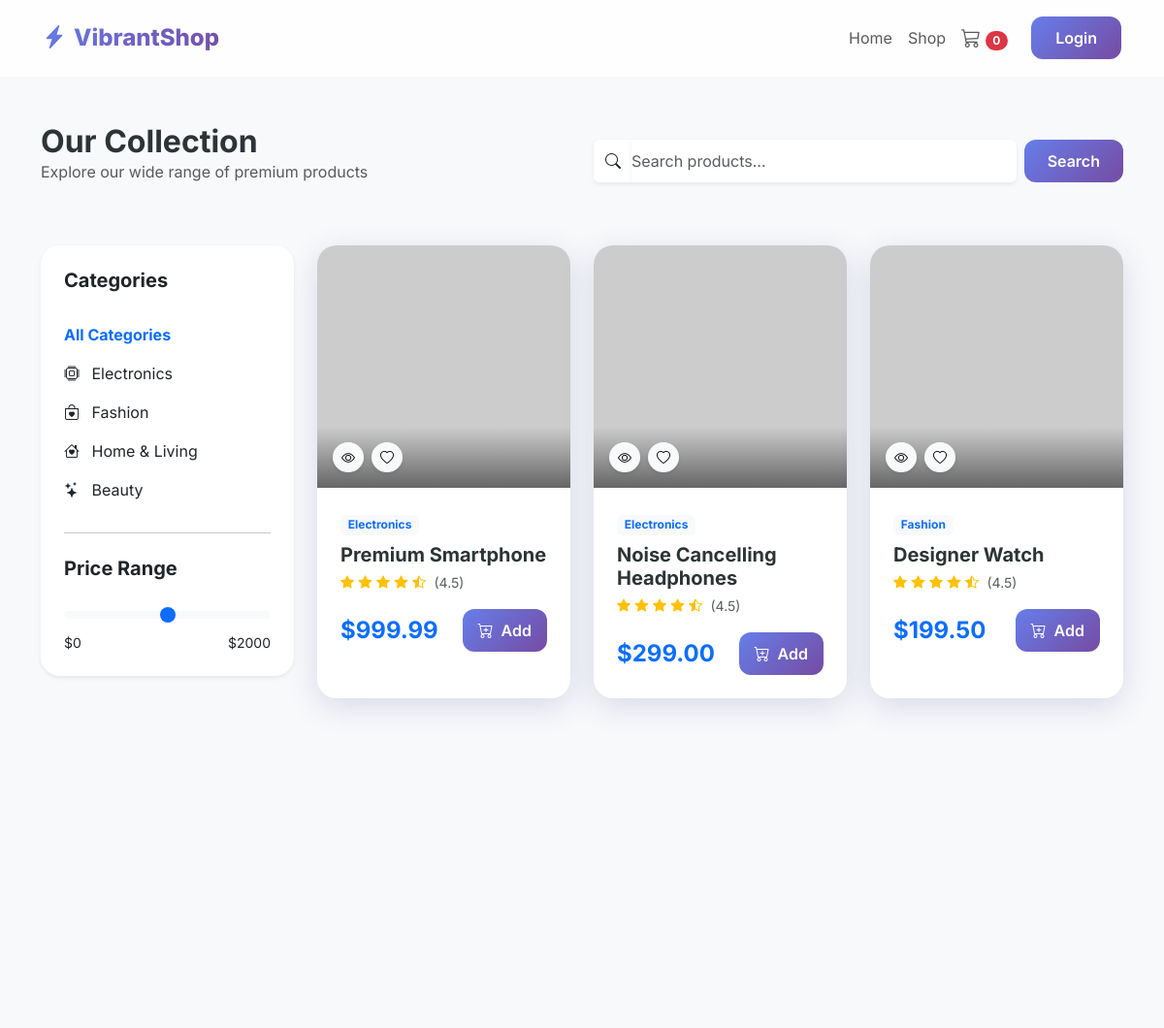
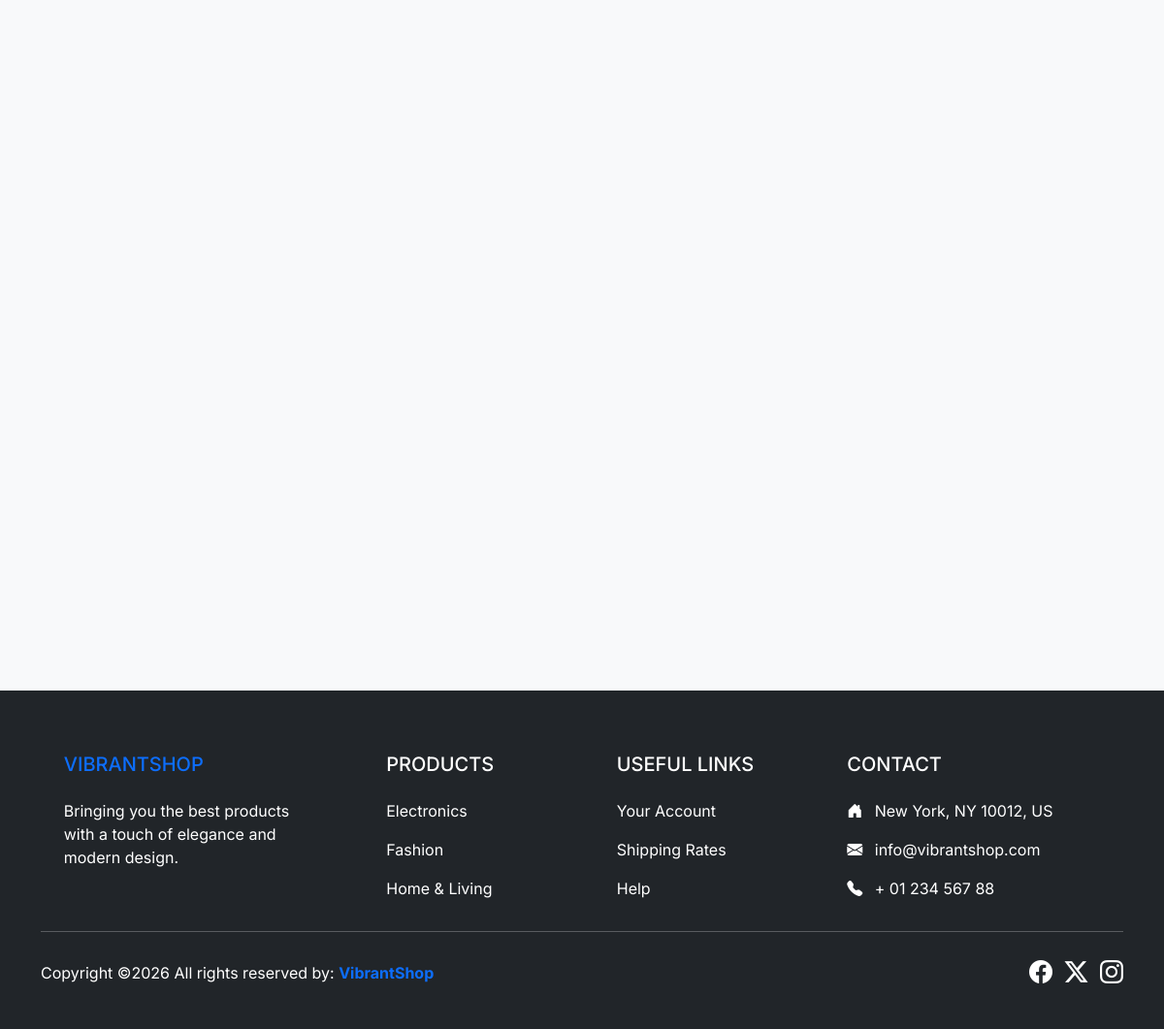
/products.php, run on the app's committed database (2 pictures, top to bottom).
### tables this page shows
CREATE TABLE IF NOT EXISTS categories (
    id INT AUTO_INCREMENT PRIMARY KEY,
    name VARCHAR(100) NOT NULL,
    icon VARCHAR(50)  
);

CREATE TABLE IF NOT EXISTS products (
    id INT AUTO_INCREMENT PRIMARY KEY,
    name VARCHAR(255) NOT NULL,
    description TEXT,
    price DECIMAL(10, 2) NOT NULL,
    stock INT NOT NULL DEFAULT 0,
    category_id INT,
    image VARCHAR(255),
    created_at TIMESTAMP DEFAULT CURRENT_TIMESTAMP,
    FOREIGN KEY (category_id) REFERENCES categories(id) ON DELETE SET NULL
);

### products.php (the view, shortened to what this page needs)
<?php
require_once 'includes/db_connect.php';
require_once 'includes/header.php';
$cat_query = "SELECT * FROM categories";
$cat_result = mysqli_query($conn, $cat_query);
$search = isset($_GET['search']) ? mysqli_real_escape_string($conn, $_GET['search']) : '';
$category_filter = isset($_GET['category']) ? (int)$_GET['category'] : 0;
$where_sql = "";
$prod_query = "SELECT p.*, c.name as cat_name FROM products p JOIN categories c ON p.category_id = c.id $where_sql";
$prod_result = mysqli_query($conn, $prod_query);
?>
<div class="container py-5">
    <div class="row mb-5 align-items-center">
        <div class="col-md-6">
            <h1 class="fw-bold fs-2 mb-0">Our Collection</h1>
            <p class="text-muted">Explore our wide range of premium products</p>
        </div>
        <div class="col-md-6">
            <form action="products.php" method="GET" class="d-flex gap-2">
                <div class="input-group">
                    <span class="input-group-text bg-white border-0 shadow-sm"><i class="bi bi-search"></i></span>
                    <input type="text" name="search" class="form-control border-0 shadow-sm ps-0" placeholder="Search products..." value="<?php echo htmlspecialchars($search); ?>">
                </div>
                <button type="submit" class="btn btn-custom px-4">Search</button>
            </form>
        </div>
    </div>
    <div class="row">
        <div class="col-lg-3 mb-4">
            <div class="card border-0 shadow-sm p-4" style="border-radius: 20px;">
                <h5 class="fw-bold mb-4">Categories</h5>
                <div class="list-group list-group-flush">
                    <a href="products.php" class="list-group-item list-group-item-action border-0 px-0 <?php echo $category_filter == 0 ? 'fw-bold text-primary' : ''; ?>">
                        All Categories
                    </a>
                    <?php while($cat = mysqli_fetch_assoc($cat_result)): ?>
                        <a href="products.php?category=<?php echo $cat['id']; ?>&search=<?php echo urlencode($search); ?>" class="list-group-item list-group-item-action border-0 px-0 <?php echo $category_filter == $cat['id'] ? 'fw-bold text-primary' : ''; ?>">
                            <i class="bi <?php echo $cat['icon']; ?> me-2"></i> <?php echo $cat['name']; ?>
                        </a>
                    <?php endwhile; ?>
                </div>
                <hr class="my-4">
                <h5 class="fw-bold mb-4">Price Range</h5>
                <form>
                    <input type="range" class="form-range" min="0" max="2000" id="priceRange">
                    <div class="d-flex justify-content-between">
                        <span class="small">$0</span>
                        <span class="small">$2000</span>
                    </div>
                </form>
            </div>
        </div>
        <div class="col-lg-9">
            <div class="row g-4">
                <?php if(mysqli_num_rows($prod_result) > 0): ?>
                    <?php while($prod = mysqli_fetch_assoc($prod_result)): ?>
                    <div class="col-md-4">
                        <div class="product-card">
                            <div class="position-relative overflow-hidden">
                                <a href="product-details.php?id=<?php echo $prod['id']; ?>">
                                    <img src="https://via.placeholder.com/400x400" alt="<?php echo $prod['name']; ?>" class="product-image w-100">
                                </a>
                                <div class="position-absolute bottom-0 start-0 p-3 w-100" style="background: linear-gradient(to top, rgba(0,0,0,0.5), transparent);">
                                    <div class="d-flex gap-2">
                                        <button class="btn btn-light btn-sm rounded-circle shadow-sm" title="Quick View"><i class="bi bi-eye"></i></button>
                                        <button class="btn btn-light btn-sm rounded-circle shadow-sm" title="Wishlist"><i class="bi bi-heart"></i></button>
                                    </div>
                                </div>
                            </div>
                            <div class="product-details">
                                <span class="badge bg-light text-primary mb-2"><?php echo $prod['cat_name']; ?></span>
                                <h5 class="fw-bold mb-1"><?php echo $prod['name']; ?></h5>
                                <div class="mb-3">
                                    <i class="bi bi-star-fill text-warning small"></i>
                                    <i class="bi bi-star-fill text-warning small"></i>
                                    <i class="bi bi-star-fill text-warning small"></i>
                                    <i class="bi bi-star-fill text-warning small"></i>
                                    <i class="bi bi-star-half text-warning small"></i>
                                    <span class="text-muted small ms-1">(4.5)</span>
                                </div>
                                <div class="d-flex justify-content-between align-items-center">
                                    <span class="fs-4 fw-bold text-primary">$<?php echo $prod['price']; ?></span>
                                    <button onclick="addToCart(<?php echo $prod['id']; ?>)" class="btn btn-custom px-3">
                                        <i class="bi bi-cart-plus me-1"></i> Add
                                    </button>
                                </div>
                            </div>
                        </div>
                    </div>
                    <?php endwhile; ?>
                <?php endif; ?>
            </div>
        </div>
    </div>
</div>
<?php require_once 'includes/footer.php'; ?>

### includes/header.php (shortened to what this page needs)
<!DOCTYPE html>
<html lang="en">
<head>
    <link href="https://cdn.jsdelivr.net/npm/bootstrap@5.3.0/dist/css/bootstrap.min.css" rel="stylesheet">
    <link rel="stylesheet" href="https://cdn.jsdelivr.net/npm/bootstrap-icons@1.11.1/font/bootstrap-icons.css">
    <link rel="stylesheet" href="<?php echo SITE_URL; ?>/assets/css/style.css">
</head>
<body>
<nav class="navbar navbar-expand-lg sticky-top">
    <div class="container">
        <a class="navbar-brand" href="<?php echo SITE_URL; ?>/index.php">
            <i class="bi bi-lightning-charge-fill me-2"></i><?php echo SITE_NAME; ?>
        </a>
        <div class="collapse navbar-collapse" id="navbarNav">
            <ul class="navbar-nav ms-auto align-items-center">
                <li class="nav-item">
                    <a class="nav-link" href="<?php echo SITE_URL; ?>/index.php">Home</a>
                </li>
                <li class="nav-item">
                    <a class="nav-link" href="<?php echo SITE_URL; ?>/products.php">Shop</a>
                </li>
                <li class="nav-item">
                    <a class="nav-link" href="<?php echo SITE_URL; ?>/cart.php">
                        <i class="bi bi-cart3 fs-5"></i>
                        <span class="badge rounded-pill bg-danger" id="cart-count">0</span>
                    </a>
                </li>
                <?php if(isset($_SESSION['user_id'])): ?>
                    <li class="nav-item dropdown">
                        <a class="nav-link dropdown-toggle" href="#" role="button" data-bs-toggle="dropdown">
                            <i class="bi bi-person-circle fs-5"></i>
                        </a>
                        <ul class="dropdown-menu dropdown-menu-end shadow-sm">
                            <li><a class="dropdown-item" href="<?php echo SITE_URL; ?>/order-history.php">Orders</a></li>
                            <?php if($_SESSION['role'] == 'admin'): ?>
                                <li><a class="dropdown-item" href="<?php echo SITE_URL; ?>/admin/dashboard.php">Admin Panel</a></li>
                            <?php endif; ?>
                            <li><hr class="dropdown-divider"></li>
                            <li><a class="dropdown-item" href="<?php echo SITE_URL; ?>/logout.php">Logout</a></li>
                        </ul>
                    </li>
                <?php else: ?>
                    <li class="nav-item ms-lg-3">
                        <a class="btn btn-custom" href="<?php echo SITE_URL; ?>/login.php">Login</a>
                    </li>
                <?php endif; ?>
            </ul>
        </div>
    </div>
</nav>

### includes/footer.php (shortened to what this page needs)
<footer class="bg-dark text-white pt-5 pb-4 mt-5">
    <div class="container text-center text-md-start">
        <div class="row text-center text-md-start">
            <div class="col-md-3 col-lg-3 col-xl-3 mx-auto mt-3">
                <h5 class="text-uppercase mb-4 font-weight-bold text-primary"><?php echo SITE_NAME; ?></h5>
                <p>Bringing you the best products with a touch of elegance and modern design.</p>
            </div>
            <div class="col-md-2 col-lg-2 col-xl-2 mx-auto mt-3">
                <h5 class="text-uppercase mb-4 font-weight-bold">Products</h5>
                <p><a href="#" class="text-white text-decoration-none">Electronics</a></p>
                <p><a href="#" class="text-white text-decoration-none">Fashion</a></p>
                <p><a href="#" class="text-white text-decoration-none">Home & Living</a></p>
            </div>
            <div class="col-md-3 col-lg-2 col-xl-2 mx-auto mt-3">
                <h5 class="text-uppercase mb-4 font-weight-bold">Useful links</h5>
                <p><a href="#" class="text-white text-decoration-none">Your Account</a></p>
                <p><a href="#" class="text-white text-decoration-none">Shipping Rates</a></p>
                <p><a href="#" class="text-white text-decoration-none">Help</a></p>
            </div>
            <div class="col-md-4 col-lg-3 col-xl-3 mx-auto mt-3">
                <h5 class="text-uppercase mb-4 font-weight-bold">Contact</h5>
                <p><i class="bi bi-house-door-fill me-2"></i> New York, NY 10012, US</p>
                <p><i class="bi bi-envelope-fill me-2"></i> info@vibrantshop.com</p>
                <p><i class="bi bi-telephone-fill me-2"></i> + 01 234 567 88</p>
            </div>
        </div>
        <hr class="mb-4">
        <div class="row align-items-center">
            <div class="col-md-7 col-lg-8">
                <p> Copyright ©2026 All rights reserved by:
                    <a href="#" class="text-decoration-none">
                        <strong class="text-primary"><?php echo SITE_NAME; ?></strong>
                    </a>
                </p>
            </div>
            <div class="col-md-5 col-lg-4">
                <div class="text-center text-md-end">
                    <ul class="list-unstyled list-inline">
                        <li class="list-inline-item">
                            <a href="#" class="btn-floating btn-sm text-white fs-4"><i class="bi bi-facebook"></i></a>
                        </li>
                        <li class="list-inline-item">
                            <a href="#" class="btn-floating btn-sm text-white fs-4"><i class="bi bi-twitter-x"></i></a>
                        </li>
                        <li class="list-inline-item">
                            <a href="#" class="btn-floating btn-sm text-white fs-4"><i class="bi bi-instagram"></i></a>
                        </li>
                    </ul>
                </div>
            </div>
        </div>
    </div>
</footer>
</body>
</html>

### assets/css/style.css (style rules this page uses)
:root { --primary-gradient: linear-gradient(135deg, #667eea 0%, #764ba2 100%); --secondary-gradient: linear-gradient(135deg, #ff9a9e 0%, #fecfef 99%, #fecfef 100%); --accent-color: #ff4e50; --dark-color: #2d3436; --light-color: #f8f9fa; --glass-bg: rgba(255, 255, 255, 0.8); --glass-border: rgba(255, 255, 255, 0.2); --shadow: 0 8px 32px 0 rgba(31, 38, 135, 0.15); }
body { font-family: 'Inter', sans-serif; background-color: var(--light-color); color: var(--dark-color); overflow-x: hidden; }
.navbar { background: var(--glass-bg); backdrop-filter: blur(10px); border-bottom: 1px solid var(--glass-border); padding: 1rem 2rem; transition: all 0.3s ease; }
.navbar-brand { font-weight: 800; font-size: 1.5rem; background: var(--primary-gradient); -webkit-background-clip: text; background-clip: text; -webkit-text-fill-color: transparent; }
.product-card { background: white; border: none; border-radius: 20px; overflow: hidden; transition: all 0.4s cubic-bezier(0.175, 0.885, 0.32, 1.275); box-shadow: var(--shadow); height: 100%; }
.product-image { height: 250px; object-fit: cover; transition: transform 0.5s ease; }
.product-details { padding: 1.5rem; }
.btn-custom { background: var(--primary-gradient); color: white; border: none; border-radius: 12px; padding: 10px 25px; font-weight: 600; transition: all 0.3s ease; }

### data on the page
categories: name "Electronics"
categories: name "Fashion"
categories: name "Home & Living"
categories: name "Beauty"
products: category.name "Electronics", name "Premium Smartphone", price "999.99"
products: category.name "Electronics", name "Noise Cancelling Headphones", price "299.00"
products: category.name "Fashion", name "Designer Watch", price "199.50"

### other printed values
SITE_NAME "VibrantShop"
SITE_NAME "VIBRANTSHOP"
